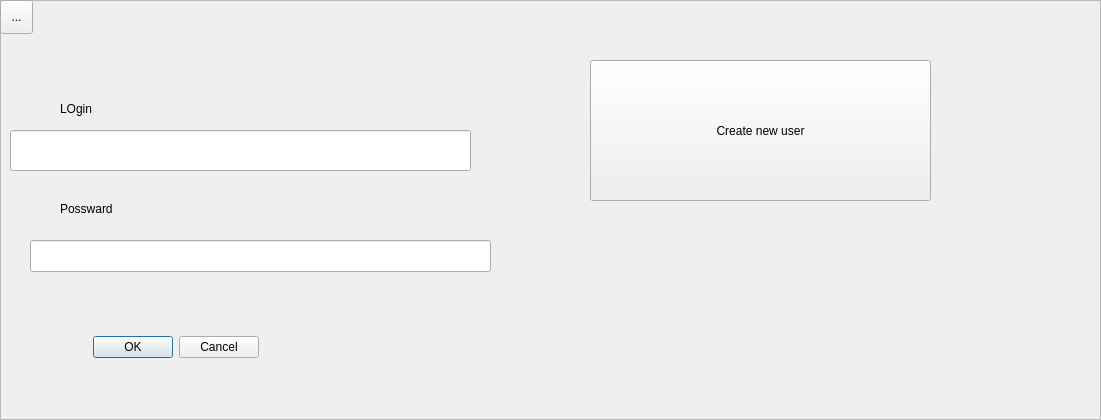
<?xml version="1.0" encoding="UTF-8"?>
<ui version="4.0">
 <class>Start</class>
 <widget class="QFrame" name="Start">
  <property name="geometry">
   <rect>
    <x>0</x>
    <y>0</y>
    <width>1101</width>
    <height>420</height>
   </rect>
  </property>
  <property name="windowTitle">
   <string>Frame</string>
  </property>
  <property name="frameShape">
   <enum>QFrame::StyledPanel</enum>
  </property>
  <property name="frameShadow">
   <enum>QFrame::Raised</enum>
  </property>
  <widget class="QToolButton" name="toolButton">
   <property name="geometry">
    <rect>
     <x>0</x>
     <y>0</y>
     <width>33</width>
     <height>34</height>
    </rect>
   </property>
   <property name="text">
    <string>...</string>
   </property>
  </widget>
  <widget class="QLineEdit" name="UserNamelineEdit">
   <property name="geometry">
    <rect>
     <x>10</x>
     <y>130</y>
     <width>461</width>
     <height>41</height>
    </rect>
   </property>
  </widget>
  <widget class="QLineEdit" name="PasswardlineEdit">
   <property name="geometry">
    <rect>
     <x>30</x>
     <y>240</y>
     <width>461</width>
     <height>32</height>
    </rect>
   </property>
  </widget>
  <widget class="QLabel" name="label">
   <property name="geometry">
    <rect>
     <x>60</x>
     <y>100</y>
     <width>131</width>
     <height>18</height>
    </rect>
   </property>
   <property name="text">
    <string>LOgin</string>
   </property>
  </widget>
  <widget class="QLabel" name="label_2">
   <property name="geometry">
    <rect>
     <x>60</x>
     <y>200</y>
     <width>91</width>
     <height>18</height>
    </rect>
   </property>
   <property name="text">
    <string>Possward</string>
   </property>
  </widget>
  <widget class="QDialogButtonBox" name="buttonBox">
   <property name="geometry">
    <rect>
     <x>80</x>
     <y>330</y>
     <width>179</width>
     <height>34</height>
    </rect>
   </property>
   <property name="standardButtons">
    <set>QDialogButtonBox::Cancel|QDialogButtonBox::Ok</set>
   </property>
  </widget>
  <widget class="QPushButton" name="CreateUserpushButton">
   <property name="geometry">
    <rect>
     <x>590</x>
     <y>60</y>
     <width>341</width>
     <height>141</height>
    </rect>
   </property>
   <property name="text">
    <string>Create new user</string>
   </property>
  </widget>
 </widget>
 <resources/>
 <connections/>
</ui>
